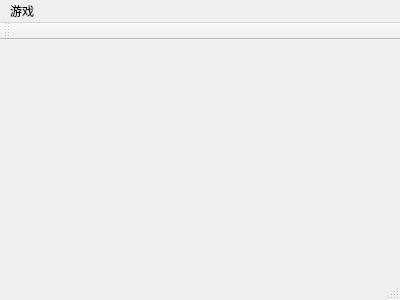
<?xml version="1.0" encoding="UTF-8"?>
<ui version="4.0">
 <class>MainWindow</class>
 <widget class="QMainWindow" name="MainWindow">
  <property name="geometry">
   <rect>
    <x>0</x>
    <y>0</y>
    <width>400</width>
    <height>300</height>
   </rect>
  </property>
  <property name="windowTitle">
   <string>MainWindow</string>
  </property>
  <widget class="QWidget" name="centralWidget"/>
  <widget class="QMenuBar" name="menuBar">
   <property name="geometry">
    <rect>
     <x>0</x>
     <y>0</y>
     <width>400</width>
     <height>23</height>
    </rect>
   </property>
   <widget class="QMenu" name="menu">
    <property name="title">
     <string>游戏</string>
    </property>
    <widget class="QMenu" name="menuLevel">
     <property name="title">
      <string>level</string>
     </property>
     <addaction name="actionEasy"/>
     <addaction name="actionMedium"/>
     <addaction name="actionHard"/>
    </widget>
    <addaction name="menuLevel"/>
    <addaction name="actionQuit"/>
   </widget>
   <addaction name="menu"/>
  </widget>
  <widget class="QToolBar" name="mainToolBar">
   <attribute name="toolBarArea">
    <enum>TopToolBarArea</enum>
   </attribute>
   <attribute name="toolBarBreak">
    <bool>false</bool>
   </attribute>
  </widget>
  <widget class="QStatusBar" name="statusBar"/>
  <action name="actionEasy">
   <property name="text">
    <string>easy</string>
   </property>
  </action>
  <action name="actionMedium">
   <property name="text">
    <string>medium</string>
   </property>
  </action>
  <action name="actionHard">
   <property name="text">
    <string>hard</string>
   </property>
  </action>
  <action name="actionQuit">
   <property name="text">
    <string>quit</string>
   </property>
  </action>
 </widget>
 <layoutdefault spacing="6" margin="11"/>
 <resources/>
 <connections/>
</ui>
